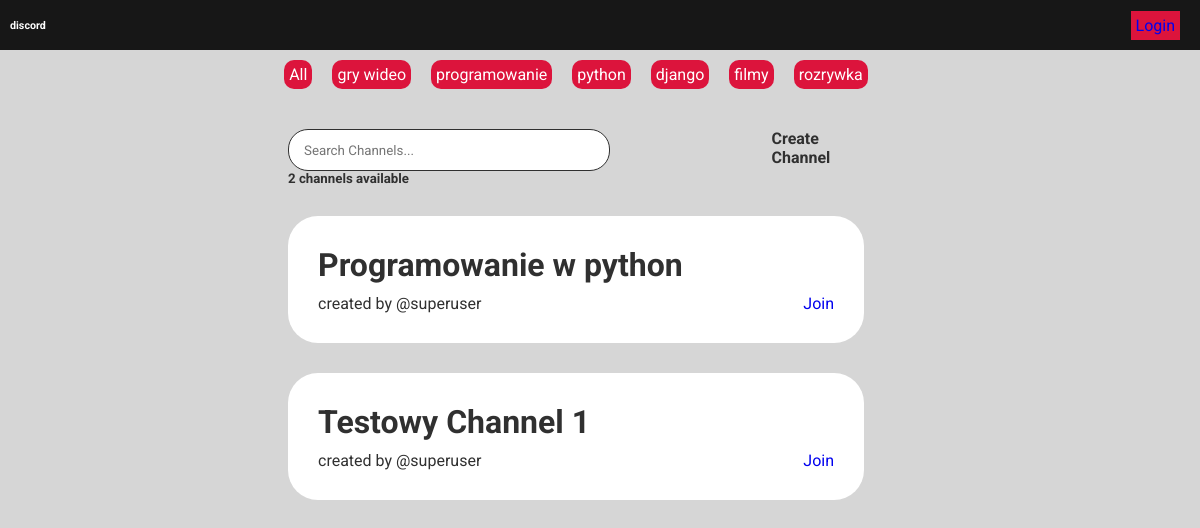
/, run on an earlier commit of the app's database.
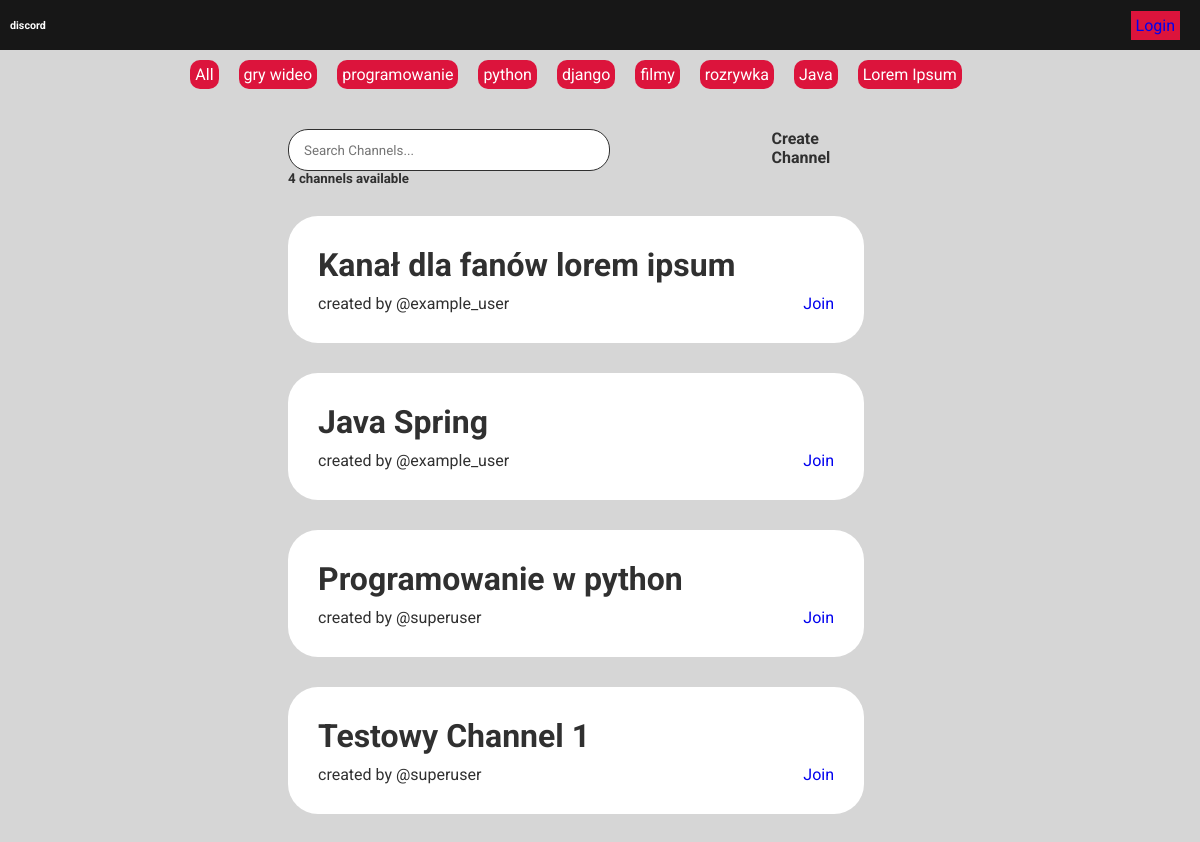
And on a later commit of the database.
### dscrd/models.py (models this page shows, shortened)
class Topic(models.Model):
    name = models.CharField(max_length=200)

class Channel(models.Model):
    host = models.ForeignKey(User, on_delete=models.SET_NULL, null=True)
    topic = models.ForeignKey(Topic, on_delete=models.SET_NULL, null=True)
    name = models.CharField(max_length=200)
    description = models.TextField(null=True, blank=True)
    members = models.ManyToManyField(User, related_name='members', blank=True)
    updated = models.DateTimeField(auto_now=True)
    created = models.DateTimeField(auto_now_add=True)
    class Meta:
        ordering = ['-updated', '-created']

### dscrd/views.py (the view)
# urls.py: path('', views.home, name="home"),
def home(request):
    q = request.GET.get('q') if request.GET.get('q') != None else ''
    channels = Channel.objects.filter(
        Q(topic__name__icontains = q) |
        Q(name__icontains = q) |
        Q(description__icontains = q))
    topics = Topic.objects.all()
    joined_channels = Channel.objects.all()
    channel_count = channels.count()
    context = {
        'channels': channels,
        'topics': topics,
        'channel_count': channel_count,
        'joined_channels': joined_channels,
    }
    return render(request, 'base/home.html', context)

### dscrd/templates/base/home.html (shortened to what this page needs)
{% extends 'main.html' %}
{% block content %}
<div class="main-home">
    <div class="main-home-content">
        <div class="main-home-content-topics">
            <div class="topic">
                <a href="{% url 'home' %}">All</a>
            </div>
            {% for topic in topics %}
            <div class="topic">
                <a href="{% url 'home' %}?q={{topic.name}}">{{topic.name}}</a>
            </div>
            {% endfor %}
        </div>
        <div class="main-home-wrapper">
            <div class="main-home-search-wrapper">
                <form method="GET" action="{% url 'home' %}">
                    <input class="main-home-search-wrapper-input" type="text" name="q" placeholder="Search Channels...">
                </form>
                <div class="create-channel-div">
                    <a href="{% url 'create_channel' %}">Create Channel</a>
                </div>
            </div>
            <h5>{{channel_count}} channels available</h5>
            {% for channel in channels %}
            <div class="channel-item">
                <h1>{{channel.name}}</h1>
                <div class="channel-item-bottom">
                    <p>created by @{{channel.host}}</p>
                    <a href="{% url 'channel' channel.id %}">Join</a>
                </div>
            </div>
            {% endfor %}
        </div>
    </div>
</div>
{% endblock %}

### templates/main.html (shortened to what this page needs)
<!DOCTYPE html>
<html lang="en">
<head>
</head>
<body>
    <main>
        {% include 'sub_navbar.html' %}
        {% block content %}
        {% endblock %}
    </main>
</body>
</html>

### templates/sub_navbar.html (shortened to what this page needs)
<div class="channel-bar">
    <a class="discord-logo" href="/">
        <h6>discord</h6>
    </a>
    <div class="channel-bar-container">
        {% if request.user.is_authenticated %}
        <p>{{request.user}}</p>
        <a href="{% url 'logout' %}">Logout</a>
        {% else %}
        <a href="{% url 'login' %}">Login</a>
        {% endif %}
    </div>
</div>

### templates/main.html (style rules this page uses)
*, html, body { font-family: 'Roboto', sans-serif; }
main { width: 100%; min-height: 100vh; background: #D6D6D6; }

### templates/sub_navbar.html (style rules this page uses)
*, html, body { margin: 0; padding: 0; }
.channel-bar { width: 100%; height: 50px; background: #171717; display: flex; align-items: center; }
.channel-bar-container { display: flex; align-items: center; justify-content: flex-end; width: 100%; height: 50px; }
.channel-bar-container a { margin-right: 20px; text-decoration: none; padding: 5px; background: crimson; }
.discord-logo { color: white; text-decoration: none; display: flex; align-items: center; justify-content: center; padding: 10px; }

### dscrd/templates/base/home.html (style rules this page uses)
.main-home { width: 96vw; min-height: 100vh; display: flex; }
.main-home-content { width: 100%; height: auto; color: white; display: flex; flex-direction: column; align-items: center; }
.main-home-content-topics { width: 100%; display: flex; color: white; display: flex; align-items: center; justify-content: center; }
.topic { display: flex; background: crimson; color: white; padding: 5px; margin: 10px; border-radius: 10px; }
.topic a { text-decoration: none; }
.topic a:link { color: white; }
.main-home-wrapper { padding: 30px; border-radius: 20px; width: 50%; color: #303030; }
.main-home-search-wrapper { width: 100%; display: flex; justify-content: space-between; }
.main-home-search-wrapper form { width: 100%; }
.main-home-search-wrapper-input { width: 60%; border: 1px solid #303030; border-radius: 20px; height: 40px; padding: 0 15px; }
.channel-item { background: white; margin-top: 30px; border-radius: 30px; padding: 30px; }
.channel-item-bottom { display: flex; justify-content: space-between; margin-top: 10px; }
.channel-item-bottom a { text-decoration: none; }
.create-channel-div a { color: #303030; font-weight: bold; text-decoration: none; }

What changed in the data, as far as the page shows it:
added Topic: name "Java"
added Topic: name "Lorem Ipsum"
added Channel: name "Kanał dla fanów lorem ipsum", host "example_user"
added Channel: name "Java Spring", host "example_user"
Also different on the page:
{{ channel_count }}: "2" → "4"
